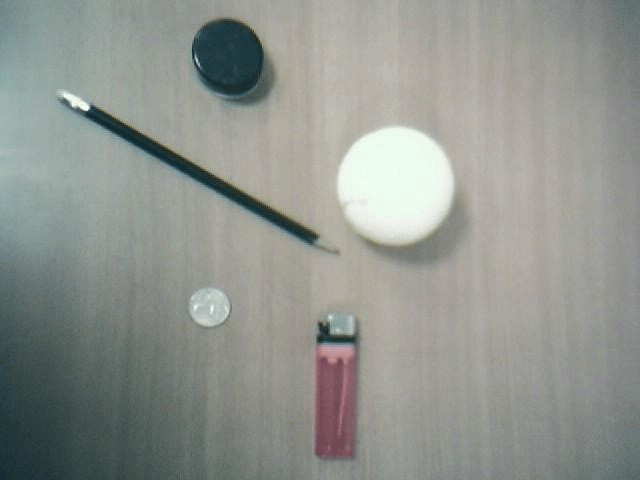
#> input picture data/images/stuff.jpg, 640 x 480 px
$ python day049.py
#> lines starting #> are read from the running program, lines starting #| are printed output that depends on the picture; after the words box and inside, x2 and y2 are one past the last pixel; in counts of white or black regions, pixels touching at a corner belong together
'''
Author       : Bingqiang Zhou
Date         : 2021-02-22 12:56:31
LastEditors  : Bingqiang Zhou
LastEditTime : 2021-02-22 14:15:12
Description  : 二值图像分析 – 轮廓外接矩形
    对图像二值图像的每个轮廓，OpenCV都提供了API可以求取轮廓的外接矩形，
    其中求取轮廓外接矩形有两种方式，一种是可以基于像素的最大外接轮廓矩形，API解释如下：
        Rect cv::boundingRect(
        InputArray points
        )

    输入参数points可以一系列点的集合，对轮廓来说就是该轮廓的点集
    返回结果是一个矩形，x, y, w, h

    最小的外接轮廓矩形
        RotatedRect cv::minAreaRect(
        InputArray points
        )

    输入参数points可以一系列点的集合，对轮廓来说就是该轮廓的点集
    返回结果是一个旋转矩形，包含下面的信息：
    -	矩形中心位置
    -	矩形的宽高
    -	旋转角度
'''

import cv2 as cv
import numpy as np
import matplotlib.pyplot as plt

src = cv.imread("../data/images/stuff.jpg")
#> src is the input picture: shape (480, 640, 3); mean B, G, R 143.1, 148.5, 144.4

t = 80
binary = cv.Canny(src, t, t*2) # 边缘检测
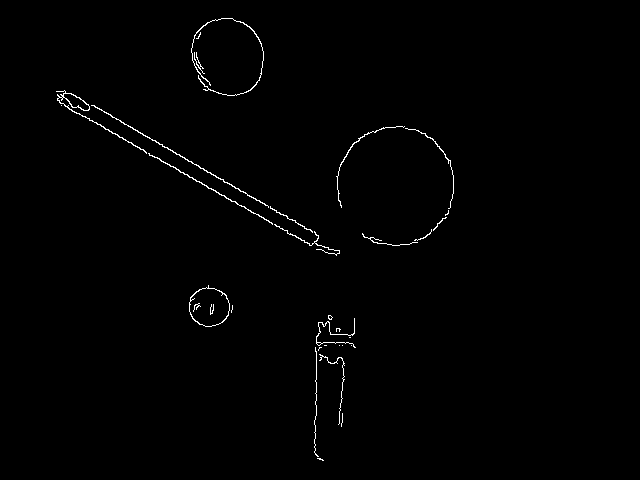
#> binary: shape (480, 640); 0.76% white in thin lines or dots, all inside (x1, y1, x2, y2) = (56, 18, 454, 461)
k = np.ones((3, 3), dtype=np.uint8)
# 膨胀，最大值滤波，卷积核与图像做卷积，即计算卷积核覆盖的区域的像素点的最大值，并把这个最大值赋值给参考点指定的像素
binary = cv.morphologyEx(binary, cv.MORPH_DILATE, k)
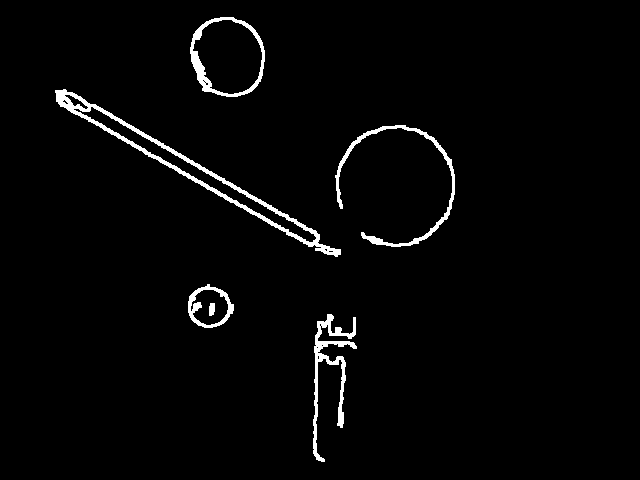
#> binary: shape (480, 640); 2.4% white; 6 white regions

# 发现轮廓
contours, hierarchy = cv.findContours(binary, cv.RETR_EXTERNAL, cv.CHAIN_APPROX_SIMPLE)
#> contours = 5 contours; box (x1, y1, x2, y2) and area: (55, 89, 341, 257) 5038, (190, 17, 265, 97) 4707, (188, 284, 234, 328) 1424, (313, 314, 357, 462) 1100, (335, 125, 455, 247) 997
# print(hierarchy, hierarchy.shape)
# print(len(contours))
temp = src.copy()
for c in range(len(contours)):

    x, y, w, h = cv.boundingRect(contours[c]) # 最大外接轮廓矩形
    cv.rectangle(src, (x, y), (x+w, y+h), (0, 0, 255), 2, cv.LINE_8) # 绘制矩形框

    rect = cv.minAreaRect(contours[c]) # 获取轮廓最小外接矩形
    cx, cy = rect[0] # 获取中心坐标
    box = cv.boxPoints(rect) # 通过矩形的左上角和高宽获得矩形的四个点的坐标
    box = np.int0(box) # int0是intp的别名（alias），根据32位、64位机器对应int32、int64
    cv.drawContours(temp, [box], 0, (0, 0, 255), 2, cv.LINE_8) # 绘制矩形框
    cv.circle(temp, (int(cx), int(cy)), 5, (0, 0, 255), cv.FILLED) # 绘制中心点
#> this loop made 5 passes
#> (x, y, w, h, rect, cx, cy, box) on passes 1 to 5: (313, 314, 44, 148, ((334.4, 387.6), (147.1, 42.02), -89.22), 334.4, 387.6, [[354, 461], [312, 460], [314, 313], [356, 314]]), (188, 284, 46, 44, ((209, 306.5), (43.13, 43.13), -45), 209, 306.5, [[209, 337], [178, 306], [209, 276], [239, 306]]), (335, 125, 120, 122, ((395.3, 185.7), (118.9, 121), -4.4), 395.3, 185.7, [[340, 250], [331, 129], [449, 120], [459, 241]]), (55, 89, 286, 168, ((197, 172.9), (19.11, 328.8), -60.4), 197, 172.9, [[335, 262], [49, 99], [58, 83], [344, 245]]), (190, 17, 75, 80, ((227, 56.5), (79, 74), -90), 227, 56.5, [[264, 96], [190, 96], [190, 17], [264, 17]])
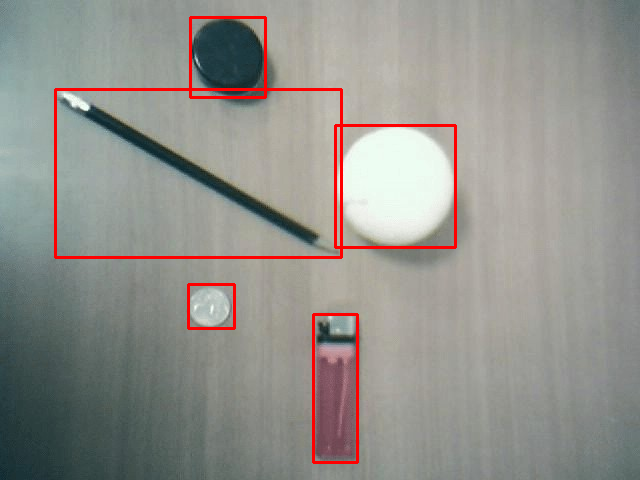
#> src: shape (480, 640, 3); 2.19% of pixels changed, all inside (x1, y1, x2, y2) = (54, 16, 457, 464)
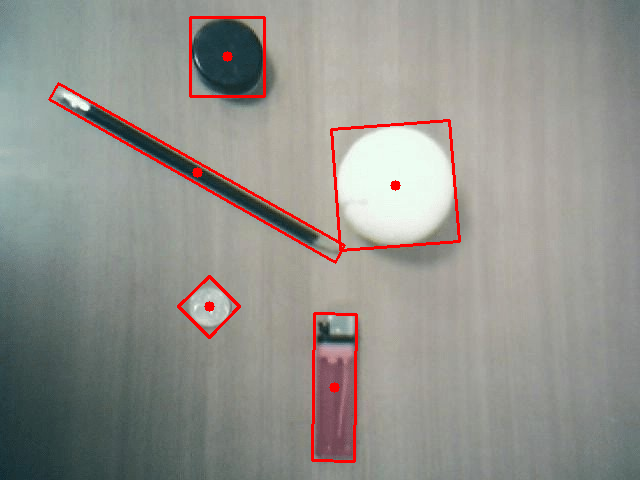
#> temp: shape (480, 640, 3); 2.05% of pixels changed, all inside (x1, y1, x2, y2) = (48, 16, 461, 463)

# 可视化
rows = 1
cols = 3
images = [binary, src, temp]
titles = ["binary image", "boundingRect", "minAreaRect"]
plt.figure(figsize=(cols * 4, rows * 3)) # Width, height in inches.
for index, image in enumerate(images):
    plt.subplot(rows, cols, index + 1)
    if index >= len(titles):
        plt.title("image")
    else:
        plt.title(titles[index])
    plt.axis("off")
    if image.ndim > 2:
        plt.imshow(image[:, :, ::-1])
    else:
        plt.imshow(image, cmap="gray")
#> this loop made 3 passes
plt.show()
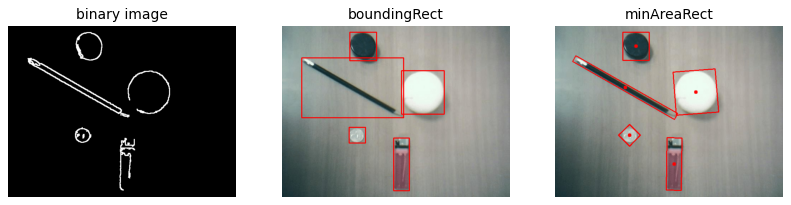
#> figure drawn by matplotlib, 3 panels
